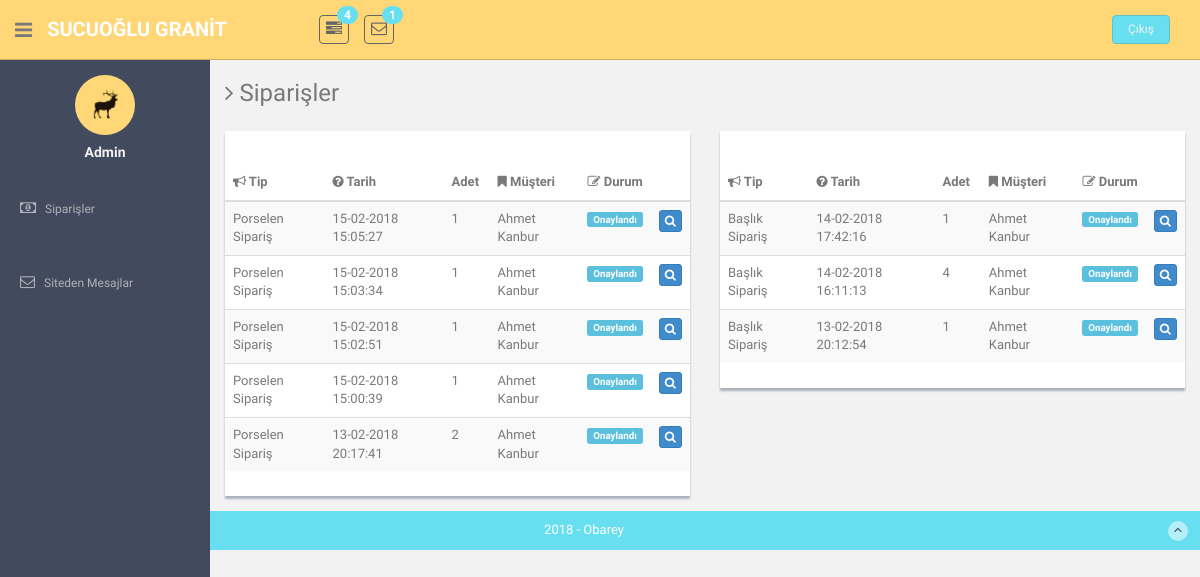
The app's page /admin/siparisler.php (signed in) with its own data.
### tables this page shows
CREATE TABLE `porselen_siparisleri` (
  `id` int(11) NOT NULL AUTO_INCREMENT,
  `gid` text,
  `kullanici` text NOT NULL,
  `isim` text,
  `eposta` text,
  `telefon` text,
  `seri` varchar(150) NOT NULL,
  `ebat` varchar(30) NOT NULL,
  `adet` int(11) NOT NULL DEFAULT '1',
  `notlar` text,
  `eklenme_tarihi` datetime NOT NULL,
  `orjinal_resim_ext` varchar(30) DEFAULT NULL,
  `edit_data` text,
  `parent_gid` text,
  `parent_item_id` text,
  `durum` int(1) DEFAULT '1',
  PRIMARY KEY (`id`)
);

CREATE TABLE `baslik_siparisleri` (
  `id` int(11) NOT NULL AUTO_INCREMENT,
  `gid` text,
  `kullanici` text NOT NULL,
  `tas_data` text NOT NULL,
  `porselenler` text NOT NULL,
  `engraveler` text NOT NULL,
  `yazilar` text NOT NULL,
  `sekiller` text NOT NULL,
  `notlar` text,
  `adet` int(11) DEFAULT '1',
  `isim` text,
  `telefon` text,
  `eposta` text,
  `eklenme_tarihi` datetime NOT NULL,
  `durum` int(1) NOT NULL,
  PRIMARY KEY (`id`)
);

### inc/class/DB.php (called while the page is built, shortened)
<?php
class DB {
	private static $_instance = null;
	private $_pdo,
			$_query,
			$_error = false,
			$_results,
			$_count = 0,
			$_lastInsertedId,
            $_error_message;
	private function __construct() {
		try {
			$this->_pdo = new PDO('mysql:host='.DB_IP.';dbname='.DB_NAME, DB_USER, DB_PASS);
			$this->query("SET NAMES 'utf8'; SET CHARSET 'utf8'");
		} catch(PDOException $e) {
			die($e->getMessage());
		}
	}
	public static function getInstance() {
		if(!isset(self::$_instance)) {
			self::$_instance = new DB();
		}
		return self::$_instance;
	}
	public function query($sql, $params = array() ) {
		if( $this->_query = $this->_pdo->prepare($sql) ) {
			$x = 1;
			if( count($params) ) {
				foreach($params as $param) {
					$this->_query->bindValue($x, $param);
					$x++;
				}
			}
			if( $this->_query->execute() ) {
				$this->_results = $this->_query->fetchAll(PDO::FETCH_ASSOC);
			} else {
				$this->_error = true;
                $this->_error_message = $this->_query->errorInfo();
			}
		}
		return $this;
	}
	public function results(){
		return $this->_results;
	}
}

### inc/class/Common.php (called while the page is built, shortened)
<?php
	class Common {
		public static function datetime_reverse( $datetime ){
			$parcala = explode( " ", $datetime );
			$tarih_tr_format = "";
			$date_parcala = explode( "-", $parcala[0] );
			for( $i = count($date_parcala)-1; $i > -1; $i-- ){
				if( $i == count($date_parcala)-1 ){
					$tarih_tr_format .= $date_parcala[$i];
				} else {
					$tarih_tr_format .= "-" . $date_parcala[$i];
				}
			}
			return $tarih_tr_format . " " . $parcala[1];
		}
	}

### admin/siparisler.php (the view, shortened to what this page needs)
<?php
      $PAGE = array(
          'title'     => 'Siparişler'
      );
      $p_siparisler = DB::getInstance()->query("SELECT eklenme_tarihi, isim, durum, id, adet FROM " . DBT_PORSELEN_SIPARISLERI . " WHERE durum = ? || durum = ? || durum = ? ORDER BY eklenme_tarihi DESC", array( Common::$SIPARIS_SEPETTE, Common::$SIPARIS_VERILDI, Common::$SIPARIS_ONAYLANDI))->results();
      $b_siparisler = DB::getInstance()->query("SELECT eklenme_tarihi, isim, durum, id, adet FROM " . DBT_BASLIK_SIPARISLERI . " WHERE durum = ? || durum = ? || durum = ?  ORDER BY eklenme_tarihi DESC ",array( Common::$SIPARIS_SEPETTE, Common::$SIPARIS_VERILDI, Common::$SIPARIS_ONAYLANDI))->results();
      require 'inc/header.php';
      require 'inc/body_header.php';
 ?>
      <section id="main-content">
          <section class="wrapper">
          	<h3><i class="fa fa-angle-right"></i> <?php echo $PAGE["title"] ?></h3>
              <div class="row mt">
                  <div class="col-md-6 col-xs-12 col-sm-12">
                      <div class="content-panel">
                          <table class="table table-striped table-advance table-hover">
                              <thead>
                                <tr>
                                    <th><i class="fa fa-bullhorn"></i> Tip</th>
                                    <th class="hidden-phone"><i class="fa fa-question-circle"></i> Tarih</th>
                                    <th><i class="fa fa-qty"></i> Adet</th>
                                    <th><i class="fa fa-bookmark"></i> Müşteri</th>
                                    <th><i class=" fa fa-edit"></i> Durum</th>
                                    <th></th>
                                </tr>
                                </thead>
                                <tbody>
                                <?php
                                    foreach( $p_siparisler as $siparis ){
                                        echo '
                                            <tr>
                                              <td>Porselen Sipariş</td>
                                              <td class="hidden-phone">'.Common::datetime_reverse($siparis["eklenme_tarihi"]).'</td>
                                              <td>'.$siparis["adet"].' </td>
                                              <td><span>'.$siparis["isim"].'</span></td>
                                              <td><span class="label label-info label-mini">'.Common::$SIPARIS_DURUM_STR[$siparis["durum"]].'</span></td>
                                              <td>
                                                  <button class="btn btn-primary btn-xs data-download" item-id="'.$siparis["id"].'" item-type="porselen"><i class="fa fa-search"></i></button>
                                              </td>
                                          </tr>';
                                    }
                                ?>
                              </tbody>
                          </table>
                      </div>
                  </div>
                  <div class="col-md-6 col-xs-12 col-sm-12">
                      <div class="content-panel">
                          <table class="table table-striped table-advance table-hover">
                              <thead>
                                <tr>
                                      <th><i class="fa fa-bullhorn"></i> Tip</th>
                                      <th class="hidden-phone"><i class="fa fa-question-circle"></i> Tarih</th>
                                      <th><i class="fa fa-qty"></i> Adet</th>
                                      <th><i class="fa fa-bookmark"></i> Müşteri</th>
                                      <th><i class=" fa fa-edit"></i> Durum</th>
                                      <th></th>
                                  </tr>
                                  </thead>
                                  <tbody>
                                      <?php
                                        foreach( $b_siparisler as $siparis ){
                                            echo '
                                                <tr>
                                                  <td>Başlık Sipariş</td>
                                                  <td class="hidden-phone">'.Common::datetime_reverse($siparis["eklenme_tarihi"]).'</td>
                                                  <td>'.$siparis["adet"].' </td>
                                                  <td><span>'.$siparis["isim"].'</span></td>
                                                  <td><span class="label label-info label-mini">'.Common::$SIPARIS_DURUM_STR[$siparis["durum"]].'</span></td>
                                                  <td>
                                                      <button class="btn btn-primary btn-xs data-download" item-id="'.$siparis["id"].'" item-type="baslik"><i class="fa fa-search"></i></button>
                                                  </td>
                                              </tr>';
                                        }
                                    ?>
                              </tbody>
                          </table>
                      </div>
                  </div>
              </div>
		</section><! --/wrapper -->
      </section>
 <?php
      require 'inc/footer.php';

### admin/inc/header.php (shortened to what this page needs)
<!DOCTYPE html>
<html lang="en">
  <head>
    <link href="assets/css/bootstrap.css" rel="stylesheet">
    <link href="assets/font-awesome/css/font-awesome.css" rel="stylesheet" />
    <link href="assets/css/style.css" rel="stylesheet">
    <link href="assets/css/style-responsive.css" rel="stylesheet">
    <link href="<?php echo URL_CSS; ?>pnotify.css" rel="stylesheet">
    <link href="<?php echo URL_CSS; ?>pnotify.buttons.css" rel="stylesheet">
    <link href="<?php echo URL_CSS; ?>pnotify.nonblock.css" rel="stylesheet">
  </head>

### admin/inc/body_header.php (shortened to what this page needs)
<body>
<section id="container" >
    <header class="header black-bg">
            <div class="sidebar-toggle-box">
                <div class="fa fa-bars tooltips" data-placement="right" data-original-title="Toggle Navigation"></div>
            </div>
          <a href="index.html" class="logo"><b>SUCUOĞLU GRANİT</b></a>
          <div class="nav notify-row" id="top_menu">
              <ul class="nav top-menu">
                  <li class="dropdown">
                      <a data-toggle="dropdown" class="dropdown-toggle" href="index.html#">
                          <i class="fa fa-tasks"></i>
                          <span class="badge bg-theme">4</span>
                      </a>
                  </li>
                  <li id="header_inbox_bar" class="dropdown">
                      <a data-toggle="dropdown" class="dropdown-toggle" href="index.html#">
                          <i class="fa fa-envelope-o"></i>
                          <span class="badge bg-theme">1</span>
                      </a>
                  </li>
              </ul>
          </div>
          <div class="top-menu">
          	<ul class="nav pull-right top-menu">
                  <li><a class="logout" href="<?php echo URL_ADMIN_LOGOUT ?>">Çıkış</a></li>
          	</ul>
          </div>
      </header>
    <aside>
        <div id="sidebar"  class="nav-collapse ">
            <ul class="sidebar-menu" id="nav-accordion">
            	  <p class="centered"><a href="profile.html"><img src="assets/img/ui-sam.jpg" class="img-circle" width="60"></a></p>
            	  <h5 class="centered">Admin</h5>
                <li class="mt">
                    <a href="<?php echo URL_ADMIN_SIPARISLER ?>">
                        <i class="fa fa-money"></i>
                        <span>Siparişler</span>
                    </a>
                </li>
                <li class="mt">
                    <a href="<?php echo URL_ADMIN_MESAJLAR ?>">
                        <i class="fa fa-envelope-o"></i>
                        <span>Siteden Mesajlar</span>
                    </a>
                </li>
            </ul>
        </div>
    </aside>

### admin/inc/footer.php
      <footer class="site-footer">
          <div class="text-center">
              2018 - Obarey
              <a href="basic_table.html#" class="go-top">
                  <i class="fa fa-angle-up"></i>
              </a>
          </div>
      </footer>
  </section>
  </body>
</html>

### admin/assets/css/style.css (style rules this page uses)
body { color: #797979; background: #f2f2f2; font-family: 'Ruda', sans-serif; padding: 0px !important; margin: 0px !important; font-size:13px; }
ul li { list-style: none; }
a, a:hover, a:focus { text-decoration: none; outline: none; }
#container { width: 100%; height: 100%; }
.bg-theme { background-color: #68dff0; }
.centered { text-align: center; }
.mt { margin-top: 25px; }
ul.top-menu > li > .logout { color: #f2f2f2; font-size: 12px; border-radius: 4px; -webkit-border-radius: 4px; border: 1px solid #64c3c2 !important; padding: 5px 15px; margin-right: 15px; background: #68dff0; margin-top: 15px; }
#sidebar { width: 210px; height: 100%; position: fixed; background: #424a5d; }
#sidebar h5 { color: #f2f2f2; font-weight: 700; }
#sidebar ul li { position: relative; }
ul.sidebar-menu , ul.sidebar-menu li ul.sub { margin: -2px 0 0; padding: 0; }
ul.sidebar-menu { margin-top: 75px; }
ul.sidebar-menu li { margin-bottom: 5px; margin-left:10px; margin-right:10px; }
ul.sidebar-menu li a span { display: inline-block; }
ul.sidebar-menu li a { color: #aeb2b7; text-decoration: none; display: block; padding: 15px 0 15px 10px; font-size: 12px; outline: none; -webkit-transition: all 0.3s ease; -moz-transition: all 0.3s ease; -o-transition: all 0.3s ease; -ms-transition: all 0.3s ease; transition: all 0.3s ease; }
ul.sidebar-menu li a i { font-size: 15px; padding-right: 6px; }
#main-content { margin-left: 210px; }
.header, .footer { min-height: 60px; padding: 0 15px; }
.header { position: fixed; left: 0; right: 0; z-index: 1002; }
.black-bg { background: #ffd777; border-bottom: 1px solid #c9aa5f; }
.wrapper { display: inline-block; margin-top: 60px; padding-left: 15px; padding-right: 15px; padding-bottom: 15px; padding-top: 0px; width: 100%; }
a.logo { font-size: 20px; color: #ffffff; float: left; margin-top: 15px; text-transform: uppercase; }
a.logo b { font-weight: 900; }
#top_menu .nav > li, ul.top-menu > li { float: left; }
.notify-row { float: left; margin-top: 15px; margin-left: 92px; }
ul.top-menu > li > a { color: #666666; font-size: 16px; border-radius: 4px; -webkit-border-radius: 4px; border:1px solid #666666 !important; padding: 2px 6px; margin-right: 15px; }
.notify-row .badge { position: absolute; right: -10px; top: -10px; z-index: 100; }
.sidebar-toggle-box { float: left; padding-right: 15px; margin-top: 20px; }
.sidebar-toggle-box .fa-bars { cursor: pointer; display: inline-block; font-size: 20px; }
.content-panel { background: #ffffff; box-shadow: 0px 3px 2px #aab2bd; padding-top: 15px; padding-bottom: 5px; }
.site-footer { background: #68dff0; color: #fff; padding: 10px 0; }
.go-top { margin-right: 1%; float: right; background: rgba(255,255,255,.5); width: 20px; height: 20px; border-radius: 50%; -webkit-border-radius: 50%; }
.go-top i { color: #2A3542; }

### records on screen
porselen_siparisleri: eklenme_tarihi "15-02-2018 15:05:27", adet "1", isim "Ahmet Kanbur", durum "Onaylandı"
porselen_siparisleri: eklenme_tarihi "15-02-2018 15:03:34", adet "1", isim "Ahmet Kanbur", durum "Onaylandı"
porselen_siparisleri: eklenme_tarihi "15-02-2018 15:02:51", adet "1", isim "Ahmet Kanbur", durum "Onaylandı"
porselen_siparisleri: eklenme_tarihi "15-02-2018 15:00:39", adet "1", isim "Ahmet Kanbur", durum "Onaylandı"
porselen_siparisleri: eklenme_tarihi "13-02-2018 20:17:41", adet "2", isim "Ahmet Kanbur", durum "Onaylandı"
baslik_siparisleri: eklenme_tarihi "14-02-2018 17:42:16", adet "1", isim "Ahmet Kanbur", durum "Onaylandı"
baslik_siparisleri: eklenme_tarihi "14-02-2018 16:11:13", adet "4", isim "Ahmet Kanbur", durum "Onaylandı"
baslik_siparisleri: eklenme_tarihi "13-02-2018 20:12:54", adet "1", isim "Ahmet Kanbur", durum "Onaylandı"

### other values on screen
$PAGE["title"] "Siparişler"
